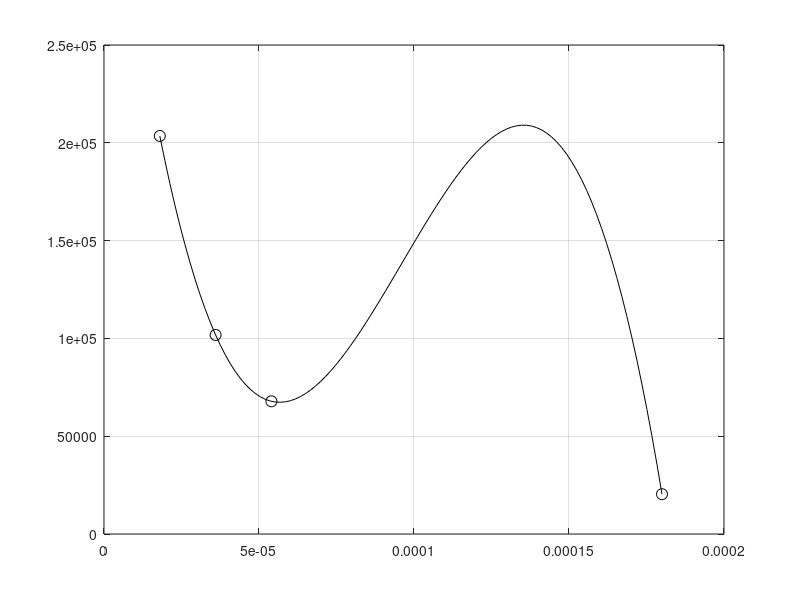

The MATLAB source for this figure: (Note: this script raises an error after producing the figure.)
function PlotExtrapolation()
    clc;
    format long
    
    data = [];
    tmp = [0.000018 203504];
    data = [data; tmp]; 
    tmp = [0.000036 101752];
    data = [data; tmp]; 
    tmp = [0.000054 67835];
    data = [data; tmp]; 
    tmp = [0.000180 20358];
    data = [data; tmp];
    
    xd = data(:,1);
    mX = data(:,2);

    delta = 1.620000000000000e-06;
    xi = 0.0000180:delta:0.0001800;
    
    ymX = interp1(xd,mX,xi,'spline','extrap');
           
    figure('Visible', 'on');
        
    plot(xi,ymX,'k-');
    hold on;
    
    plot(xd,mX,'ko','MarkerSize',8);
    hold on;

    grid on;
    set(gcf,'color','w');

    ax = gca;
    ax.GridLineStyle = '-';
    ax.GridColor = 'k';
    ax.GridAlpha = 0.4;

    hold off;
        
end